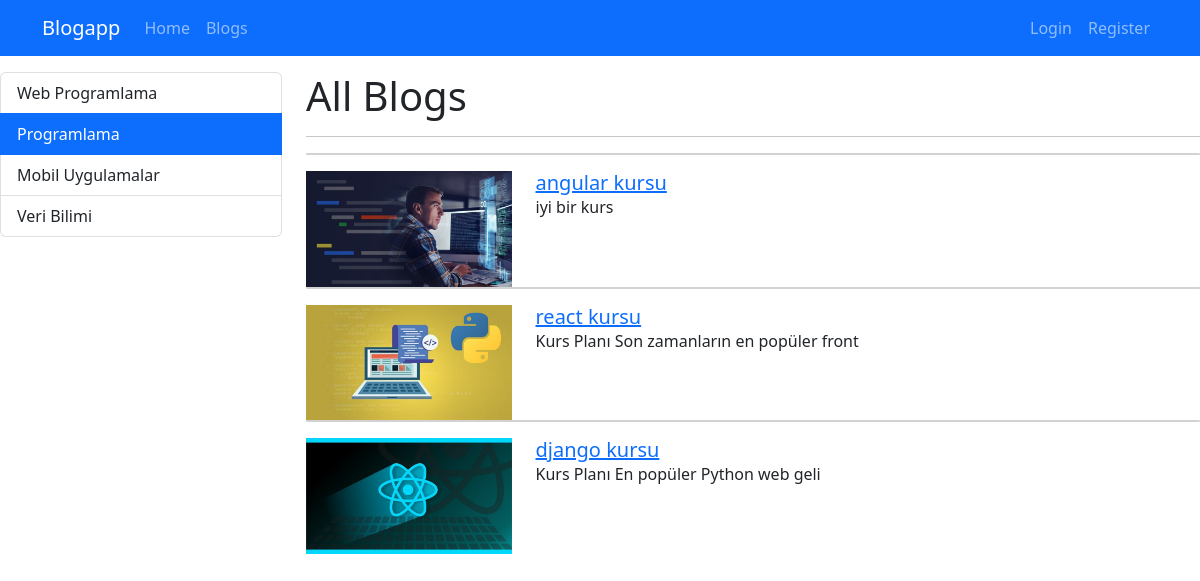
The page /category/programlama on the database its author committed.
### blogapp/models.py (models this page shows, shortened)
class Category(models.Model):
    name = models.CharField(max_length=150)
    slug = models.SlugField(null=False, blank=True, unique=True,db_index=True,editable=False)

class Blogapp(models.Model):
    title =models.CharField(max_length=200)
    image = models.ImageField(upload_to="blogs")
    description = RichTextField()
    is_active = models.BooleanField(default=False)
    is_home = models.BooleanField(default=False)
    slug = models.SlugField(null=False, blank=True, unique=True, db_index=True, editable=False)
    categories = models.ManyToManyField(Category, blank=True)

### blogapp/views.py (the view)
# urls.py: path("category/<slug:slug>", views.blogs_by_category, name="blogs_by_category"),
def blogs_by_category(request, slug):
     context = {
         "blogs": Category.objects.get(slug=slug).blogapp_set.filter(is_active=True),
        "categories": Category.objects.all(),
        "selected_category": slug
    }
     return render(request,"blogapp/blogs.html",context)

### blogapp/templates/blogapp/blogs.html (shortened to what this page needs)
{% extends "base.html" %}
{% block content %}
<div class="conteiner mt-3">
    <div class="row">
        <div class="col-3">
         {% include 'partials/_categories.html' %}
        </div>
        <div class="col-9">
            <h1>All Blogs</h1>
            <hr>
            {% if blogs|length > 0 %}
             {% for blog in blogs %}
                {% if blog.is_active %}
                    {% include 'blogapp/partials/_blog.html' %}
                  {% endif %}
                {% endfor %}
            {% else %}
             <div class="alert alert-warning">No Blogs</div>
              {% endif %}
        </div>
    </div>
</div>
{% endblock %}

### templates/partials/_categories.html
<div class="list-group">
    {% for category in categories  %}
      {% if category.slug == selected_category %}
        <a class="list-group-item list-group-item-action active" href="{% url "blogs_by_category" category.slug %}">{{category.name|title}}</a>
      {% else %}
        <a class="list-group-item list-group-item-action" href="{% url "blogs_by_category" category.slug %}">{{category.name|title}}</a>
      {% endif %}
    {% endfor %}
</div>

### blogapp/templates/blogapp/partials/_blog.html
{% load static %}
<div class="card mb-3"></div>
     <div class="row">
            <div class="col-md-3">
                <img src="{{ blog.image.url}}" alt="" class="img-fluid">
             </div>
                 <div class="col-md-9">
                    <div class="card-body">
                        <h5 class="card-title">
                            <a href="{% url 'blog_details'  blog.slug %}">
                             {{ blog.title }}
                            </a>
                        </h5>
             <p class="card-text">  {{ blog.description|safe|striptags|slice:"0:50" }}</p>
         </div>
     </div>
</div>

### rows shown on the page
Category: name "Web Programlama"
Category: name "Programlama"
Category: name "Mobil Uygulamalar"
Category: name "Veri Bilimi"
Blogapp: image (picture), title "angular kursu", description "iyi bir kurs"
Blogapp: image (picture), title "react kursu", description "Kurs Planı Son zamanların en popüler front"
Blogapp: image (picture), title "django kursu", description "Kurs Planı En popüler Python web geli"
